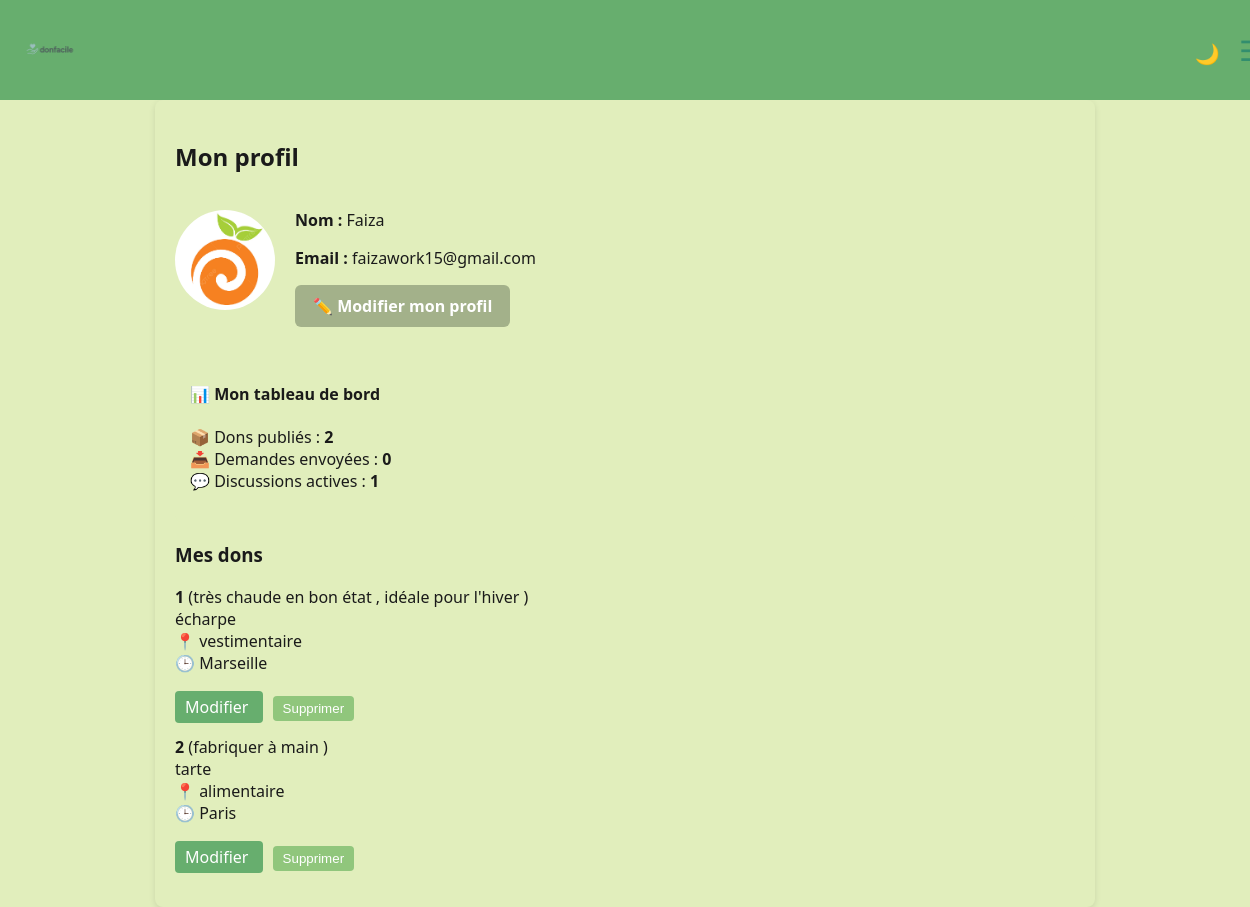
The page /profile (signed in) on the database as committed earlier.
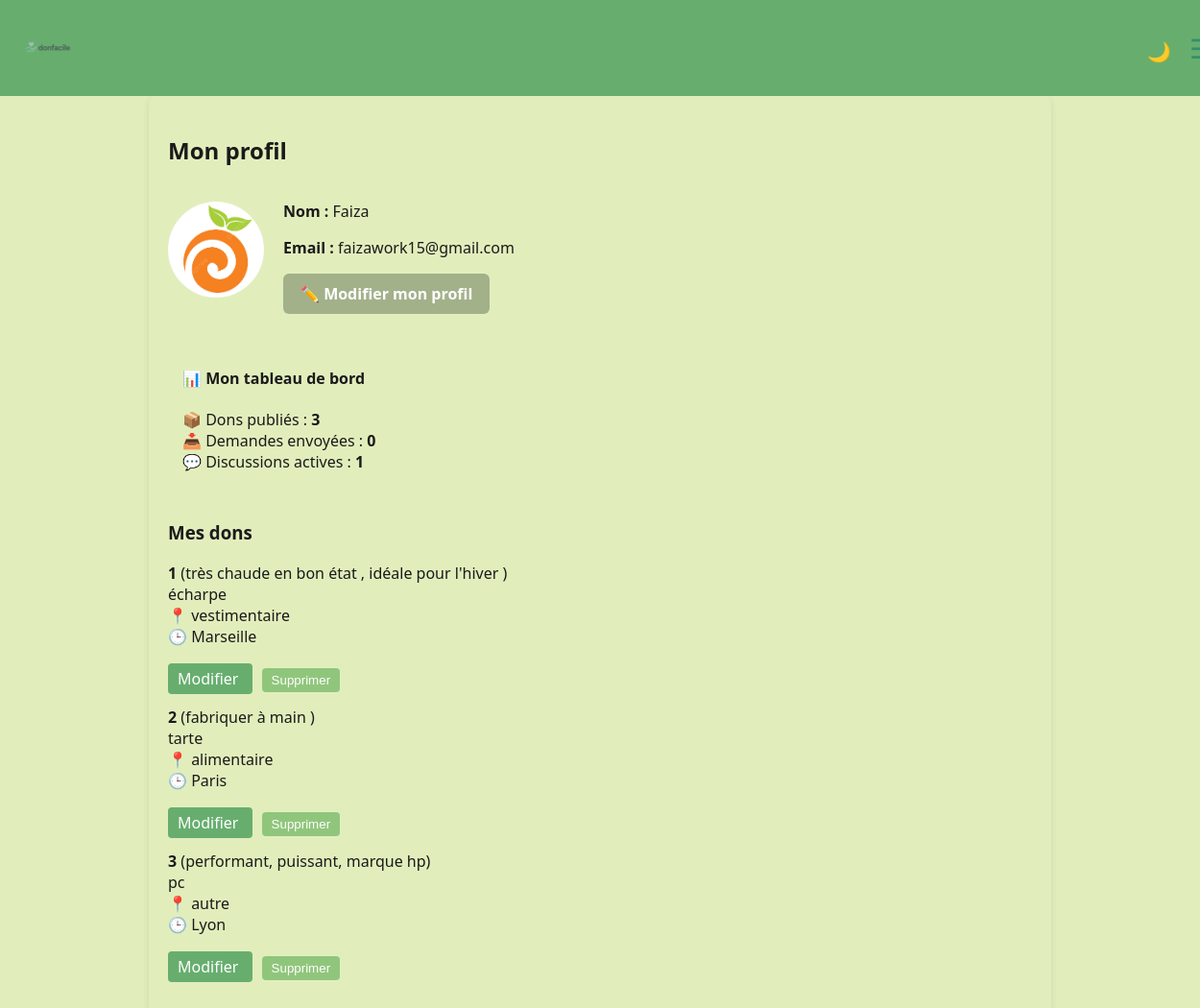
The same page on the database as committed later.
### tables this page shows
CREATE TABLE donations (
                    id INTEGER PRIMARY KEY AUTOINCREMENT,
                    user_id INTEGER NOT NULL,
                    title TEXT NOT NULL,
                    description TEXT,
                    category TEXT,
                    location TEXT,
                    created_at TIMESTAMP DEFAULT CURRENT_TIMESTAMP, image TEXT, latitude REAL, longitude REAL,
                    FOREIGN KEY (user_id) REFERENCES users(id)
                );

### app.py (the view)
@app.route('/profile')
def profile():
    if 'user_id' not in session:
        return redirect(url_for('login'))
    user_id = session['user_id']
    conn = sqlite3.connect('database.db')
    c = conn.cursor()
    c.execute("SELECT name, email, profile_pic FROM users WHERE id = ?", (user_id,))
    user = c.fetchone()
    c.execute("SELECT id, title, description, category, location, created_at FROM donations WHERE user_id = ?", (user_id,))
    donations = c.fetchall()
    c.execute("SELECT COUNT(*) FROM requests WHERE user_id = ?", (user_id,))
    demande_count = c.fetchone()[0]
    c.execute('''
        SELECT COUNT(DISTINCT donation_id || "-" || CASE WHEN sender_id = ? THEN receiver_id ELSE sender_id END)
        FROM messages WHERE sender_id = ? OR receiver_id = ?
    ''', (user_id, user_id, user_id))
    discussion_count = c.fetchone()[0]
    conn.close()
    return render_template('profile.html',user=user,donations=donations,demande_count=demande_count, discussion_count=discussion_count)

### app.py (called while the page is built)
@app.context_processor
def inject_unread_count():
    if 'user_id' in session:
        conn = sqlite3.connect('database.db')
        c = conn.cursor()
        c.execute('SELECT COUNT(*) FROM messages WHERE receiver_id = ? AND is_read = 0', (session['user_id'],))
        count = c.fetchone()[0]
        conn.close()
        return {'unread_count': count}
    return {'unread_count': 0}

### templates/profile.html
{% extends 'base.html' %}
{% block content %}
<h2>Mon profil</h2>
<div style="display: flex; align-items: center; margin-bottom: 20px;">
    {% if user[2] %}
        <img src="{{ url_for('static', filename='profiles/' ~ user[2]) }}"
             alt="Photo de profil"
             style="width: 100px; height: 100px; object-fit: cover; border-radius: 50%; margin-right: 20px;">
    {% else %}
        <div style="width: 100px; height: 100px; background: #ccc; border-radius: 50%; margin-right: 20px;"></div>
    {% endif %}
    <div>
        <p><strong>Nom :</strong> {{ user[0] }}</p>
        <p><strong>Email :</strong> {{ user[1] }}</p>
        <a href="{{ url_for('edit_profile') }}" class="btn-custom">✏️ Modifier mon profil</a>
    </div>
</div>
<div style="margin-top: 20px; background: var(--beige-vert); padding: 15px; border-radius: 8px;">
    <h4>📊 Mon tableau de bord</h4>
    <ul style="list-style: none; padding-left: 0;">
        <li>📦 Dons publiés : <strong>{{ donations|length }}</strong></li>
        <li>📥 Demandes envoyées : <strong>{{ demande_count }}</strong></li>
        <li>💬 Discussions actives : <strong>{{ discussion_count }}</strong></li>
    </ul>
</div>
<h3>Mes dons</h3>
{% if donations %}
    <ul style="list-style: none; padding: 0;">
        {% for don in donations %}
            <li style="margin-bottom: 15px;">
                <strong>{{ don[0] }}</strong> ({{ don[2] }})<br>
                {{ don[1] }}<br>
                📍 {{ don[3] }}<br>
                🕒 {{ don[4] }}<br><br>
                <a href="{{ url_for('modifier_don', donation_id=don[0]) }}" style="margin-right: 10px; background-color: var(--vert-moyen); color: white; padding: 5px 10px; border-radius: 4px; text-decoration: none;">
                    Modifier
                </a>
                <form action="{{ url_for('supprimer_don', donation_id=don[0]) }}" method="POST" onsubmit="return confirm('Supprimer ce don ?');" style="display: inline;">
                    <button type="submit" style="background-color: var(--vert-clair); color: white; border: none; padding: 5px 10px; border-radius: 4px; cursor: pointer;">
                        Supprimer
                    </button>
                </form>
            </li>
        {% endfor %}
    </ul>
{% else %}
    <p>Vous n'avez encore publié aucun don.</p>
{% endif %}
{% endblock %}

Rows that differ between the two databases and show on the page:
added donations: id "3", description "performant, puissant, marque hp", title "pc", category "autre", location "Lyon"
Other text that changed with them:
{{ donations|length }}: "2" → "3"
